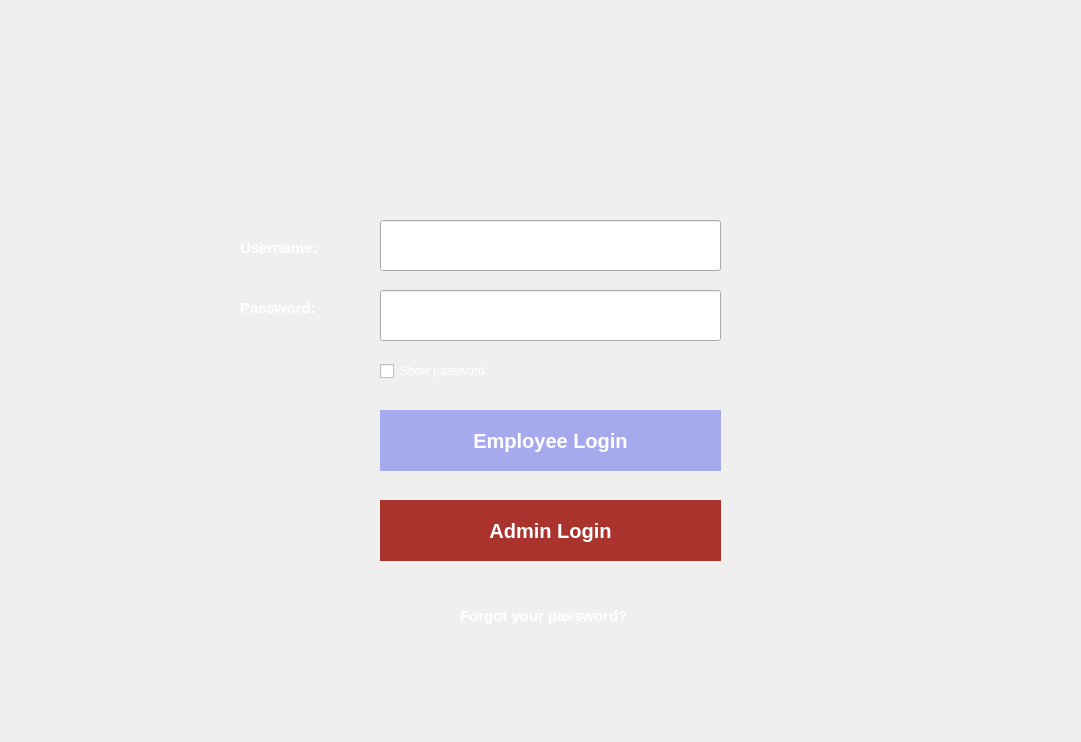
<?xml version="1.0" encoding="UTF-8"?>
<ui version="4.0">
 <class>MainWindow</class>
 <widget class="QMainWindow" name="MainWindow">
  <property name="geometry">
   <rect>
    <x>0</x>
    <y>0</y>
    <width>1081</width>
    <height>742</height>
   </rect>
  </property>
  <property name="windowTitle">
   <string>MainWindow</string>
  </property>
  <widget class="QWidget" name="centralwidget">
   <widget class="QLabel" name="login_window">
    <property name="geometry">
     <rect>
      <x>-14</x>
      <y>0</y>
      <width>111</width>
      <height>20</height>
     </rect>
    </property>
    <property name="text">
     <string/>
    </property>
    <property name="pixmap">
     <pixmap>../Downloads/Login Window (1).png</pixmap>
    </property>
   </widget>
   <widget class="QLabel" name="username_label">
    <property name="geometry">
     <rect>
      <x>240</x>
      <y>240</y>
      <width>81</width>
      <height>16</height>
     </rect>
    </property>
    <property name="styleSheet">
     <string notr="true">color: white;
font-weight: 500;
font-size: 15px;
</string>
    </property>
    <property name="text">
     <string>Username:</string>
    </property>
   </widget>
   <widget class="QLabel" name="password_label">
    <property name="geometry">
     <rect>
      <x>240</x>
      <y>300</y>
      <width>81</width>
      <height>16</height>
     </rect>
    </property>
    <property name="styleSheet">
     <string notr="true">color: white;
font-weight: 500;
font-size: 15px;
</string>
    </property>
    <property name="text">
     <string>Password: </string>
    </property>
   </widget>
   <widget class="QCheckBox" name="checkBox">
    <property name="geometry">
     <rect>
      <x>380</x>
      <y>360</y>
      <width>121</width>
      <height>22</height>
     </rect>
    </property>
    <property name="styleSheet">
     <string notr="true">color: white;
border: transparent;</string>
    </property>
    <property name="text">
     <string>Show password</string>
    </property>
   </widget>
   <widget class="QPushButton" name="employee_login_btn">
    <property name="geometry">
     <rect>
      <x>380</x>
      <y>410</y>
      <width>341</width>
      <height>61</height>
     </rect>
    </property>
    <property name="cursor">
     <cursorShape>PointingHandCursor</cursorShape>
    </property>
    <property name="styleSheet">
     <string notr="true">color: white;
font-weight: 1000;
font-size: 20px;
background-color: rgb(166, 170, 236);
border: none;
</string>
    </property>
    <property name="text">
     <string>Employee Login</string>
    </property>
   </widget>
   <widget class="QLineEdit" name="username_input">
    <property name="geometry">
     <rect>
      <x>380</x>
      <y>220</y>
      <width>341</width>
      <height>51</height>
     </rect>
    </property>
    <property name="inputMethodHints">
     <set>Qt::ImhNone</set>
    </property>
    <property name="text">
     <string/>
    </property>
    <property name="echoMode">
     <enum>QLineEdit::Normal</enum>
    </property>
   </widget>
   <widget class="QLineEdit" name="password_input">
    <property name="geometry">
     <rect>
      <x>380</x>
      <y>290</y>
      <width>341</width>
      <height>51</height>
     </rect>
    </property>
    <property name="text">
     <string/>
    </property>
    <property name="echoMode">
     <enum>QLineEdit::Password</enum>
    </property>
   </widget>
   <widget class="QPushButton" name="admin_login_btn">
    <property name="geometry">
     <rect>
      <x>380</x>
      <y>500</y>
      <width>341</width>
      <height>61</height>
     </rect>
    </property>
    <property name="cursor">
     <cursorShape>PointingHandCursor</cursorShape>
    </property>
    <property name="styleSheet">
     <string notr="true">color: white;
font-weight: 1000;
font-size: 20px;
background-color: rgb(170, 51, 45);
 border: none;</string>
    </property>
    <property name="text">
     <string>Admin Login</string>
    </property>
   </widget>
   <widget class="QLabel" name="forgot_label">
    <property name="geometry">
     <rect>
      <x>460</x>
      <y>600</y>
      <width>171</width>
      <height>31</height>
     </rect>
    </property>
    <property name="cursor">
     <cursorShape>PointingHandCursor</cursorShape>
    </property>
    <property name="styleSheet">
     <string notr="true">color: white;
font-weight: 1000;
font-size: 15px;
border: none;</string>
    </property>
    <property name="text">
     <string>Forgot your password?</string>
    </property>
   </widget>
   <zorder>login_window</zorder>
   <zorder>username_label</zorder>
   <zorder>password_label</zorder>
   <zorder>checkBox</zorder>
   <zorder>username_input</zorder>
   <zorder>password_input</zorder>
   <zorder>employee_login_btn</zorder>
   <zorder>admin_login_btn</zorder>
   <zorder>forgot_label</zorder>
  </widget>
 </widget>
 <resources/>
 <connections/>
</ui>
